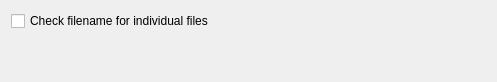
<ui version="4.0" >
 <class>PlanckIDEFConfig</class>
 <widget class="QWidget" name="PlanckIDEFConfig" >
  <property name="geometry" >
   <rect>
    <x>0</x>
    <y>0</y>
    <width>497</width>
    <height>82</height>
   </rect>
  </property>
  <property name="windowTitle" >
   <string>PlanckIDEFConfig</string>
  </property>
  <layout class="QGridLayout" >
   <item row="1" column="0" >
    <spacer name="spacer1" >
     <property name="orientation" >
      <enum>Qt::Vertical</enum>
     </property>
     <property name="sizeType" >
      <enum>QSizePolicy::Expanding</enum>
     </property>
     <property name="sizeHint" stdset="0" >
      <size>
       <width>320</width>
       <height>30</height>
      </size>
     </property>
    </spacer>
   </item>
   <item row="0" column="0" >
    <widget class="QCheckBox" name="_checkFilename" >
     <property name="text" >
      <string>Check filename for individual files</string>
     </property>
    </widget>
   </item>
  </layout>
 </widget>
 <layoutdefault spacing="6" margin="11" />
 <resources/>
 <connections/>
</ui>
